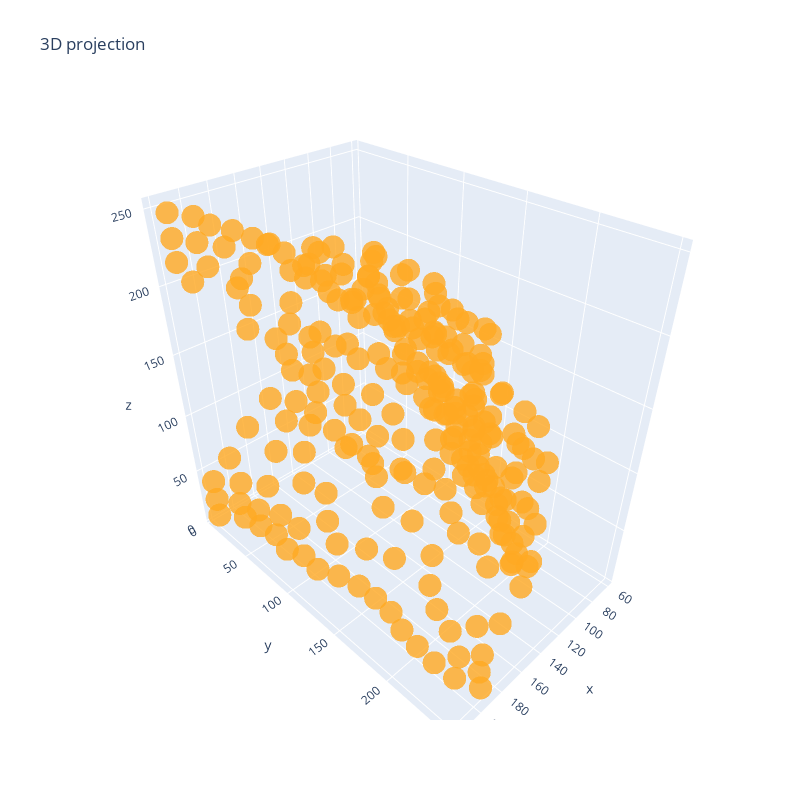

Notebook cell for this chart:
### Markdown cell above
### Clustering

### Code cell
import plotly.graph_objects as go

n = go.Scatter3d(x=data[:,0], y=data[:,1], z=data[:,2], 
                 mode='markers',
                 name='nevus',
                 marker=dict(
                     color='rgb(255,169,34)',
                     size=8,
                     opacity=0.8))

# m = go.Scatter3d(x=data[700:,0], y=data[1000:,1], z=data[1000:,2], 
#                  mode='markers',
#                  name='melanomas',
#                  marker=dict(
#                      color='rgb(83,97,255)',
#                      size=3,
#                      opacity=0.8))

fig = go.Figure(data=[n])
fig.update_layout(
    title_text='3D projection',
    height=800,
    width=800
)
fig.show()

### Figure 1 — Plotly figure (JSON) as saved in the notebook; plotly's stock layout.template omitted (floating-point values rounded to 4 significant figures; data arrays with more than 128 entries replaced by an {"elided": "..."} marker saying what was removed)
{"data": [{"marker": {"color": "rgb(255,169,34)", "opacity": 0.8, "size": 8}, "mode": "markers", "name": "nevus", "type": "scatter3d", "x": {"elided": "256 float values"}, "y": {"elided": "256 int values"}, "z": {"elided": "256 int values"}}], "layout": {"height": 800, "title": {"text": "3D projection"}, "width": 800}}
